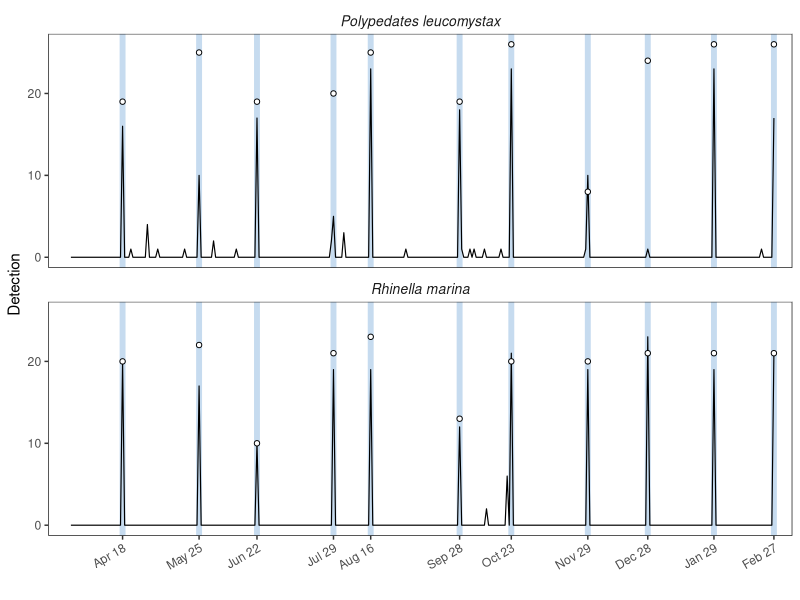
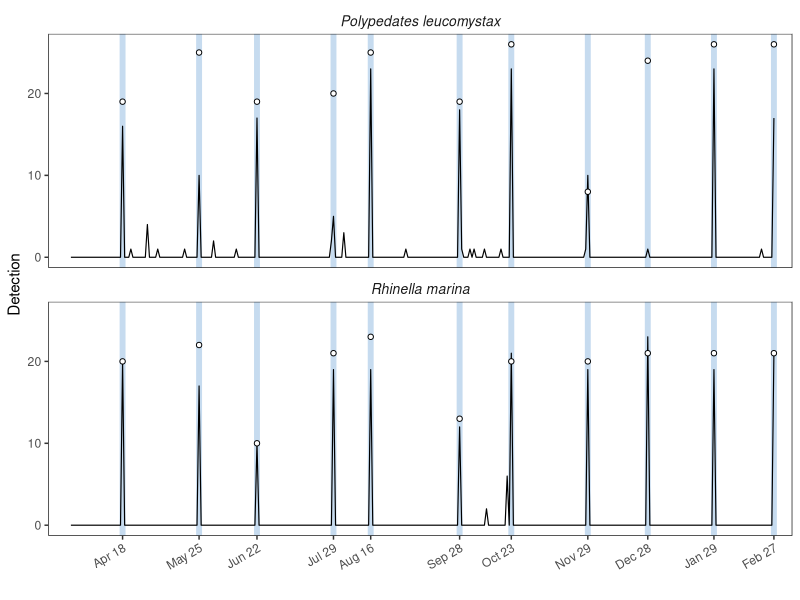

Write R code to recreate these figures, in order.
# Figure 2: playback detection

library(tidyverse)

# Load data
df <- read_csv("data/call-segments_threshold0.5.csv") |> 
  filter(species %in% c("POLLEU", "RHIMAR") & site == "4")


# Get ground-truth number of detection
## Load data
polleu_preds_vs_labels <- read.csv("data/preds-vs-labels-in-playback/POLLEU.csv") |> 
  mutate(date = str_extract(path, "\\d{8}") |> ymd())

rhimar_preds_vs_labels <- read.csv("data/preds-vs-labels-in-playback/RHIMAR.csv") |> 
  mutate(date = str_extract(path, "\\d{8}") |> ymd())

## Calculate detection
polleu_calling_segments <- polleu_preds_vs_labels |> 
  group_by(date) |> 
  summarise(correct_num_call_segments = sum(label == "POLLEU")) |> 
  mutate(species = "POLLEU")

rhimar_calling_segments <- rhimar_preds_vs_labels |> 
  group_by(date) |> 
  summarise(correct_num_call_segments = sum(label == "RHIMAR")) |> 
  mutate(species = "RHIMAR")


# Prepara dataframe for the plot
df2 <- df |> 
  left_join(polleu_calling_segments, by=c("date", "species")) |> 
  left_join(rhimar_calling_segments, by=c("date", "species")) |> 
  mutate(
    species = case_when(
      species=="POLLEU" ~ "Polypedates leucomystax",
      species=="RHIMAR" ~ "Rhinella marina"
    ))


# Plot
playback_date <- c("20230418", "20230525", "20230622", "20230729", "20230816", "20230928", "20231023", "20231129", "20231228", "20240129", "20240227") |> 
  lubridate::ymd()

ggplot(df2, aes(date, num_call_segments))+
  geom_vline(xintercept = playback_date, col="#C6DBEF" , linewidth=2)+
  geom_line(linewidth=0.4)+
  geom_point(aes(y = correct_num_call_segments.x), col="black", fill="white", size=1.5, shape="circle filled")+
  geom_point(aes(y = correct_num_call_segments.y), col="black", fill="white", size=1.5, shape="circle filled")+
  facet_wrap(vars(species), ncol = 1, scales = "fixed")+
  scale_x_date(breaks = playback_date,
               date_labels = "%b %d", limits=c(ymd(20230320), ymd(20240229)), expand=c(0.02, 0.02))+
  labs(x="", y="Detection")+
  theme(
    panel.border = element_rect(colour = "gray10", fill = NA),
    panel.background = element_rect(fill = "white"),
    panel.grid = element_blank(),
    text = element_text(size=11),
    strip.background = element_rect(fill="white", color=NA),
    strip.text = element_text(size=10, face="italic", margin=margin(t=4, b=4)),
    axis.text.x = element_text(angle = 30, hjust = 1, vjust = 1)
  )

# Save plot
ggsave("figs/Fig2.png", w=174, h=85, units = "mm", dpi=600)

